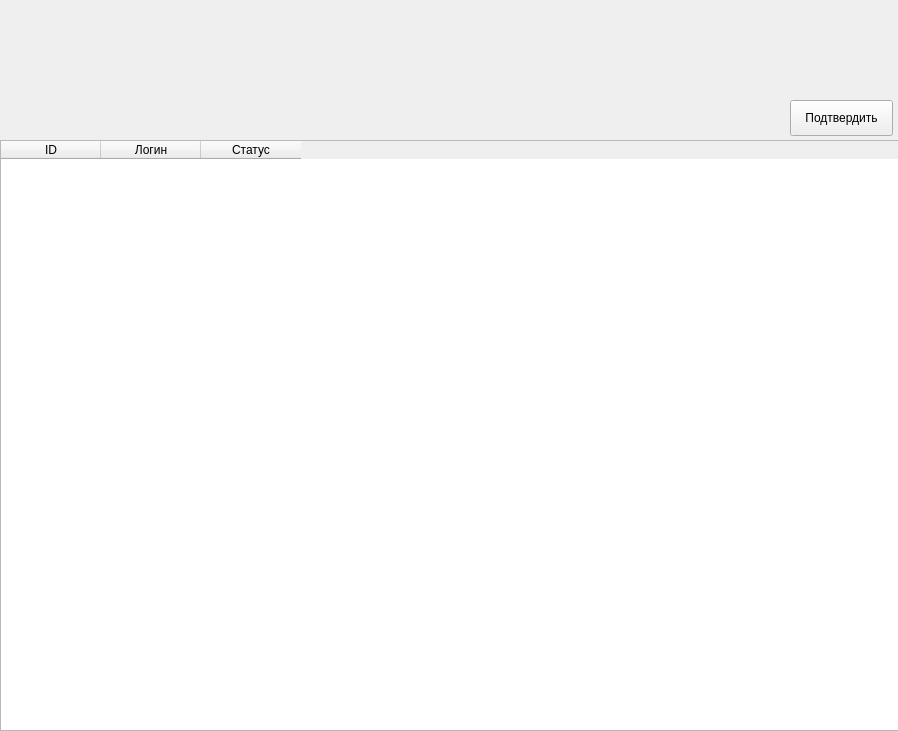
<?xml version="1.0" encoding="UTF-8"?>
<ui version="4.0">
 <class>AdminWindow</class>
 <widget class="QWidget" name="AdminWindow">
  <property name="geometry">
   <rect>
    <x>0</x>
    <y>0</y>
    <width>898</width>
    <height>731</height>
   </rect>
  </property>
  <property name="windowTitle">
   <string>Form</string>
  </property>
  <widget class="QTableWidget" name="tableWidget">
   <property name="geometry">
    <rect>
     <x>0</x>
     <y>140</y>
     <width>901</width>
     <height>591</height>
    </rect>
   </property>
   <property name="selectionMode">
    <enum>QAbstractItemView::SingleSelection</enum>
   </property>
   <property name="selectionBehavior">
    <enum>QAbstractItemView::SelectRows</enum>
   </property>
   <column>
    <property name="text">
     <string>ID</string>
    </property>
   </column>
   <column>
    <property name="text">
     <string>Логин</string>
    </property>
   </column>
   <column>
    <property name="text">
     <string>Статус</string>
    </property>
   </column>
  </widget>
  <widget class="QPushButton" name="Confirm">
   <property name="geometry">
    <rect>
     <x>790</x>
     <y>100</y>
     <width>103</width>
     <height>36</height>
    </rect>
   </property>
   <property name="text">
    <string>Подтвердить</string>
   </property>
  </widget>
 </widget>
 <resources/>
 <connections/>
</ui>
